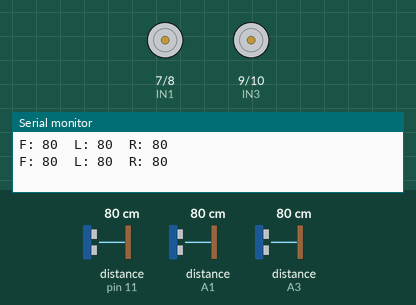
Bench run of a sketch on a simulated Arduino Uno, built with avr-gcc and run on an emulated ATmega328P. Shown: motor-driver pin pairs drawn as motors (green arrow = first pin HIGH = forward, orange = second pin HIGH = backward, longer = more drive, scaled by the enable pin), the last lines printed to the serial monitor. Wiring (inferred from the names in the program): 3 × ultrasonic range finder: trigger pin 12, echo pin 11 / trigger A0, echo A1 / trigger A2, echo A3. The inputs (shaded band) are chosen by the test bench; at power-on: distance to the obstacle (sensors on A1, pin 11, A3) 80 cm. The echo pulse lasts 58.3 µs per cm.

Above: at 3.29 s.
3.3 s: distance to the obstacle (sensor on A1) set to 30 cm
At 3.55 s:
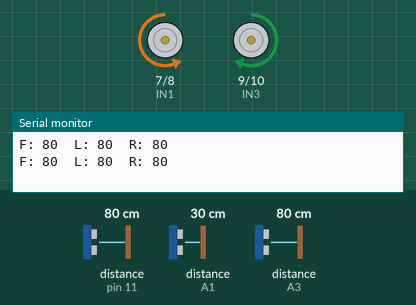
6.8 s: distance to the obstacle (sensor on A1) set to 25 cm
At 7.3 s:
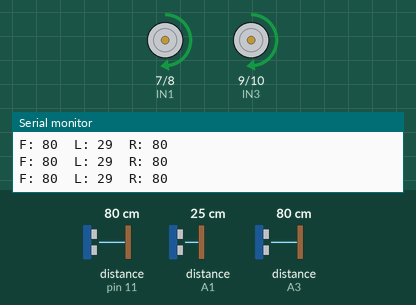
8.4 s: distance to the obstacle (sensor on pin 11) set to 23 cm
9.9 s: distance to the obstacle (sensor on pin 11) set to 19 cm
At 10.25 s:
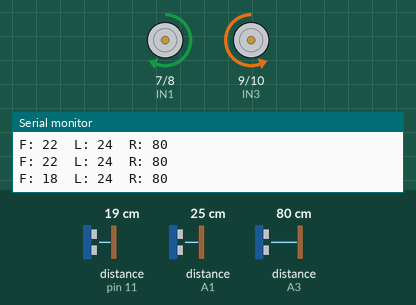
14.1 s: distance to the obstacle (sensor on A3) set to 2 cm
18.3 s: distance to the obstacle (sensor on A3) set to 35 cm
Timing chart, 0 to 22.8 s (numbered marks = the images above; inputs shaded):
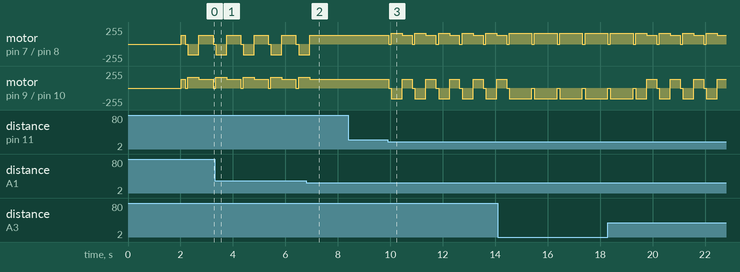

The sketch:

16_Maze_Solver.ino
```cpp
/*
  ============================================================
  16 - MAZE SOLVING ROBOT (left-hand rule, 3 ultrasonic sensors)
  ============================================================
  Board  : Arduino UNO / Nano
  Parts  : 3x HC-SR04 looking FRONT, LEFT and RIGHT

  Left-hand rule (always keep your left hand on the wall):
    1. If LEFT is open  -> turn left, then move forward
    2. Else if FRONT is open -> go forward
    3. Else if RIGHT is open -> turn right
    4. Else (dead end) -> U-turn
  This solves any maze whose walls are all connected.

  Calibrate TURN_90_TIME:
    Put the robot on the floor, change the number until one
    turnLeft() makes exactly a 90 degree turn.

  Wiring:
    FRONT HC-SR04: TRIG -> D12, ECHO -> D11
    LEFT  HC-SR04: TRIG -> A0,  ECHO -> A1
    RIGHT HC-SR04: TRIG -> A2,  ECHO -> A3
    L298N: ENA D5, IN1 D7, IN2 D8, IN3 D9, IN4 D10, ENB D6
  ============================================================
*/

// ---------- Motor driver (L298N) pins ----------
#define ENA 5
#define IN1 7
#define IN2 8
#define IN3 9
#define IN4 10
#define ENB 6

#define FRONT_TRIG 12
#define FRONT_ECHO 11
#define LEFT_TRIG  A0
#define LEFT_ECHO  A1
#define RIGHT_TRIG A2
#define RIGHT_ECHO A3

#define OPEN_SIDE   25   // cm - side gap bigger than this = open path
#define OPEN_FRONT  20   // cm - front gap bigger than this = can go
#define TURN_90_TIME 420 // ms - calibrate for your robot!
#define CLEAR_TIME   350 // ms - drive forward after a turn to enter the new path

int driveSpeed = 130;
int turnSpeed  = 160;

void setup() {
  Serial.begin(9600);
  pinMode(ENA, OUTPUT); pinMode(ENB, OUTPUT);
  pinMode(IN1, OUTPUT); pinMode(IN2, OUTPUT);
  pinMode(IN3, OUTPUT); pinMode(IN4, OUTPUT);
  pinMode(FRONT_TRIG, OUTPUT); pinMode(FRONT_ECHO, INPUT);
  pinMode(LEFT_TRIG, OUTPUT);  pinMode(LEFT_ECHO, INPUT);
  pinMode(RIGHT_TRIG, OUTPUT); pinMode(RIGHT_ECHO, INPUT);
  stopRobot();
  delay(2000);
}

void loop() {
  long front = readDistanceCM(FRONT_TRIG, FRONT_ECHO); delay(10);
  long left  = readDistanceCM(LEFT_TRIG,  LEFT_ECHO);  delay(10);
  long right = readDistanceCM(RIGHT_TRIG, RIGHT_ECHO);

  Serial.print("F: "); Serial.print(front);
  Serial.print("  L: "); Serial.print(left);
  Serial.print("  R: "); Serial.println(right);

  if (left > OPEN_SIDE) {
    // let the robot body pass the corner before turning
    forward(driveSpeed); delay(150);
    stopRobot();         delay(100);
    turnLeft(turnSpeed); delay(TURN_90_TIME);
    forward(driveSpeed); delay(CLEAR_TIME);
  } else if (front > OPEN_FRONT) {
    forward(driveSpeed);
    delay(60);
  } else if (right > OPEN_SIDE) {
    stopRobot();          delay(100);
    turnRight(turnSpeed); delay(TURN_90_TIME);
    forward(driveSpeed);  delay(CLEAR_TIME);
  } else {
    // dead end -> U-turn
    stopRobot();          delay(100);
    turnRight(turnSpeed); delay(TURN_90_TIME * 2);
  }
}

long readDistanceCM(int trigPin, int echoPin) {
  digitalWrite(trigPin, LOW);
  delayMicroseconds(2);
  digitalWrite(trigPin, HIGH);
  delayMicroseconds(10);
  digitalWrite(trigPin, LOW);
  long duration = pulseIn(echoPin, HIGH, 20000UL);
  if (duration == 0) return 999;
  return duration / 58;
}

// ================= MOTOR FUNCTIONS =================
void setMotor(int leftSpeed, int rightSpeed) {
  if (leftSpeed >= 0) { digitalWrite(IN1, HIGH); digitalWrite(IN2, LOW); }
  else                { digitalWrite(IN1, LOW);  digitalWrite(IN2, HIGH); leftSpeed = -leftSpeed; }
  if (rightSpeed >= 0) { digitalWrite(IN3, HIGH); digitalWrite(IN4, LOW); }
  else                 { digitalWrite(IN3, LOW);  digitalWrite(IN4, HIGH); rightSpeed = -rightSpeed; }
  analogWrite(ENA, constrain(leftSpeed, 0, 255));
  analogWrite(ENB, constrain(rightSpeed, 0, 255));
}
void forward(int s)   { setMotor(s, s); }
void turnLeft(int s)  { setMotor(-s, s); }
void turnRight(int s) { setMotor(s, -s); }
void stopRobot()      { setMotor(0, 0); }
```

Measured:
- the behaviour switches between 27 and 26 cm on distance to the obstacle (sensor on A1) (found by bisection; images 1 and 2)
- the behaviour switches between 22 and 21 cm on distance to the obstacle (sensor on pin 11) (found by bisection; images 2 and 3)
- after the input at 6.8 s, motor on pin 7 (IN1) / pin 8 (IN2), motor on pin 9 (IN3) / pin 10 (IN4): goes on until 6.9 s, then stays forward 130/255
- after the input at 9.9 s, motor on pin 7 (IN1) / pin 8 (IN2): forward 130/255 → stopped at once, then repeats every 0.90 s: forward 160/255 0.42 s, forward 130/255 0.38 s, stopped 0.10 s; motor on pin 9 (IN3) / pin 10 (IN4): forward 130/255 → stopped at once, then repeats every 0.90 s: backward 160/255 0.42 s, forward 130/255 0.38 s, stopped 0.10 s
- by itself, motor on pin 7 (IN1) / pin 8 (IN2): repeats every 1.1 s: forward 130/255 0.53 s, stopped 0.10 s, backward 160/255 0.42 s
- by itself, motor on pin 9 (IN3) / pin 10 (IN4): repeats every 1.1 s: forward 130/255 0.53 s, stopped 0.10 s, forward 160/255 0.42 s
